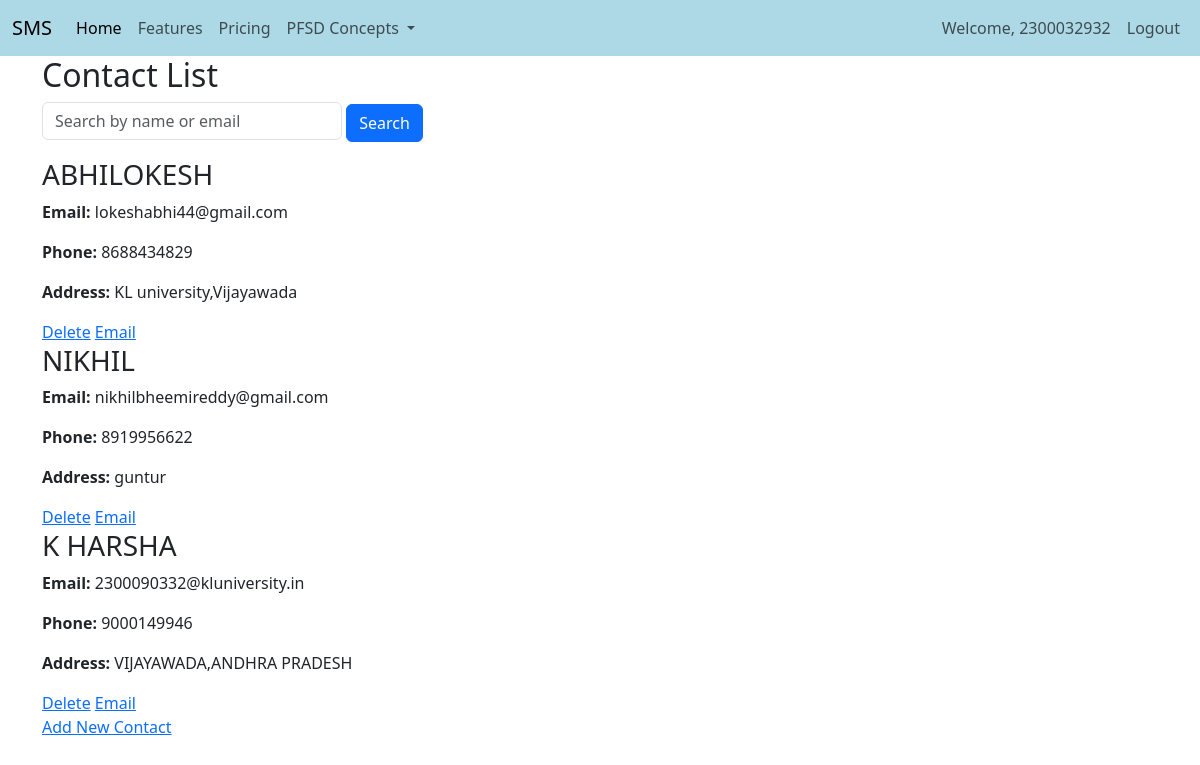
Page /contact_list (signed in) on the committed database.
### adminapp/models.py (models this page shows, shortened)
class Contact(models.Model):
    name = models.CharField(max_length=100)
    email = models.EmailField(unique=True)
    phone_number = models.CharField(max_length=15)
    address = models.TextField()

### adminapp/views.py (the view)
# urls.py: path('contact_list', views.contact_list, name='contact_list'),
def contact_list(request):
    query = request.GET.get('q')
    if query:
        contacts = Contact.objects.filter(models.Q(name__icontains=query) | models.Q(email__icontains=query))
    else:
        contacts = Contact.objects.all()
    return render(request, 'adminapp/contact_list.html', {'contacts': contacts})

### templates/adminapp/contact_list.html (shortened to what this page needs)
{% extends 'Navbar/ProjectNavbar.html' %}
{% load static %}
{% block body %}
<div class="container">
    <h2>Contact List</h2>
    <form method="get" action=".">
        <input type="text" name="q" placeholder="Search by name or email" class="form-control" style="width: 300px; display: inline-block;">
        <button class="btn btn-primary" type="submit">Search</button>
    </form>
    <div class="mt-3">
        {% for contact in contacts %}
            <div class="contact-card">
                <h3>{{ contact.name|upper }}</h3>
                <p><strong>Email:</strong> {{ contact.email }}</p>
                <p><strong>Phone:</strong> {{ contact.phone_number }}</p>
                <p><strong>Address:</strong> {{ contact.address }}</p>
                <a href="{% url 'delete_contact' contact.pk %}" class="btn-delete">Delete</a>
                <a href="mailto:{{ contact.email }}" class="btn-email">Email</a>
            </div>
        {% empty %}
            <p>No contacts found.</p>
        {% endfor %}
    </div>
    <a href="{% url 'add_contact' %}" class="btn-add mt-3">Add New Contact</a>
</div>
{% endblock %}

### templates/Navbar/ProjectNavbar.html (shortened to what this page needs)
<!DOCTYPE html>
<html lang="en">
<head>
    <link href="https://cdn.jsdelivr.net/npm/bootstrap@5.3.3/dist/css/bootstrap.min.css" rel="stylesheet">
</head>
<body>
<nav class="navbar navbar-expand-lg navbar-red">
  <div class="container-fluid">
    <a class="navbar-brand" href="{% url 'projecthomepage' %}">SMS</a>
    <div class="collapse navbar-collapse" id="navbarNavDropdown">
      <ul class="navbar-nav">
        <li class="nav-item">
          <a class="nav-link active" aria-current="page" href="#">Home</a>
        </li>
        <li class="nav-item">
          <a class="nav-link" href="#">Features</a>
        </li>
        <li class="nav-item">
          <a class="nav-link" href="#">Pricing</a>
        </li>
        <li class="nav-item dropdown">
          <a class="nav-link dropdown-toggle" href="#" role="button" data-bs-toggle="dropdown" aria-expanded="false">
            PFSD Concepts
          </a>
        </li>
      </ul>
      <ul  class="navbar-nav ms-auto">
    <li>
        {% if user.is_authenticated %}
        <li class="nav-item">
        <span class="nav-link">Welcome, {{ user.username }}</span>
    </li>
          <li class="nav-item">
          <a class="nav-link" href="{% url 'logout' %}">Logout</a>
          </li>
        {% endif %}
 </li>
      </ul>
    </div>
  </div>
</nav>
{% block body %}
{% endblock %}
</body>
</html>

### templates/Navbar/ProjectNavbar.html (style rules this page uses)
.navbar-red { background-color:LightBlue !important; }

### rows in the picture
Contact: name "ABHILOKESH", email "lokeshabhi44@gmail.com", phone_number "8688434829", address "KL university,Vijayawada"
Contact: name "NIKHIL", email "nikhilbheemireddy@gmail.com", phone_number "8919956622", address "guntur"
Contact: name "K HARSHA", email "2300090332@kluniversity.in", phone_number "9000149946", address "VIJAYAWADA,ANDHRA PRADESH"

### other values in the picture
{{ user.username }} "2300032932"
